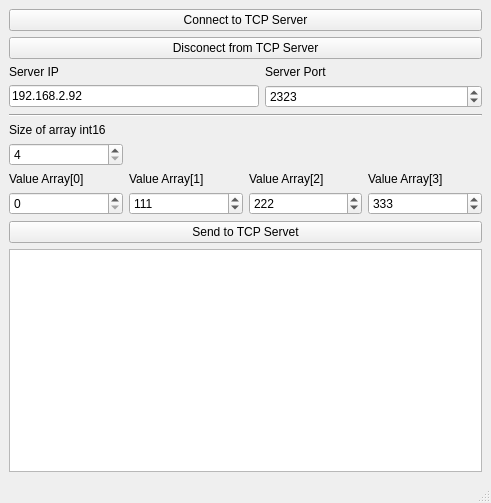
<?xml version="1.0" encoding="UTF-8"?>
<ui version="4.0">
 <class>MainWindow</class>
 <widget class="QMainWindow" name="MainWindow">
  <property name="geometry">
   <rect>
    <x>0</x>
    <y>0</y>
    <width>491</width>
    <height>503</height>
   </rect>
  </property>
  <property name="windowTitle">
   <string>MainWindow</string>
  </property>
  <widget class="QWidget" name="centralwidget">
   <layout class="QGridLayout" name="gridLayout">
    <item row="1" column="0">
     <widget class="QPushButton" name="disconectedButton">
      <property name="text">
       <string>Disconect from TCP Server</string>
      </property>
     </widget>
    </item>
    <item row="0" column="0">
     <widget class="QPushButton" name="connectButton">
      <property name="text">
       <string>Connect to TCP Server</string>
      </property>
     </widget>
    </item>
    <item row="4" column="0">
     <widget class="Line" name="line">
      <property name="orientation">
       <enum>Qt::Orientation::Horizontal</enum>
      </property>
     </widget>
    </item>
    <item row="10" column="0">
     <widget class="QTextBrowser" name="textBrowser"/>
    </item>
    <item row="3" column="0">
     <layout class="QGridLayout" name="gridLayout_3">
      <property name="sizeConstraint">
       <enum>QLayout::SizeConstraint::SetMinimumSize</enum>
      </property>
      <property name="verticalSpacing">
       <number>6</number>
      </property>
      <item row="0" column="0">
       <widget class="QLabel" name="label_IP">
        <property name="text">
         <string>Server IP</string>
        </property>
       </widget>
      </item>
      <item row="1" column="1">
       <widget class="QSpinBox" name="spinBoxPort">
        <property name="suffix">
         <string/>
        </property>
        <property name="maximum">
         <number>9999</number>
        </property>
        <property name="value">
         <number>2323</number>
        </property>
       </widget>
      </item>
      <item row="1" column="0">
       <widget class="QLineEdit" name="lineEdit">
        <property name="maximumSize">
         <size>
          <width>250</width>
          <height>16777215</height>
         </size>
        </property>
        <property name="text">
         <string>192.168.2.92</string>
        </property>
       </widget>
      </item>
      <item row="0" column="1">
       <widget class="QLabel" name="label_port">
        <property name="text">
         <string>Server Port</string>
        </property>
       </widget>
      </item>
     </layout>
    </item>
    <item row="5" column="0">
     <layout class="QGridLayout" name="gridLayout_2">
      <item row="2" column="0">
       <widget class="QSpinBox" name="int16_size_array">
        <property name="minimum">
         <number>4</number>
        </property>
        <property name="maximum">
         <number>999999</number>
        </property>
       </widget>
      </item>
      <item row="1" column="0">
       <widget class="QLabel" name="label">
        <property name="text">
         <string>Size of array int16</string>
        </property>
       </widget>
      </item>
      <item row="4" column="0">
       <widget class="QSpinBox" name="spinBox_Array_0">
        <property name="maximum">
         <number>99999</number>
        </property>
        <property name="value">
         <number>0</number>
        </property>
       </widget>
      </item>
      <item row="3" column="1">
       <widget class="QLabel" name="label_Array_1">
        <property name="text">
         <string>Value Array[1]</string>
        </property>
       </widget>
      </item>
      <item row="4" column="1">
       <widget class="QSpinBox" name="spinBox_Array_1">
        <property name="maximum">
         <number>99999</number>
        </property>
        <property name="value">
         <number>111</number>
        </property>
       </widget>
      </item>
      <item row="3" column="2">
       <widget class="QLabel" name="label_Array_2">
        <property name="text">
         <string>Value Array[2]</string>
        </property>
       </widget>
      </item>
      <item row="3" column="0">
       <widget class="QLabel" name="label_Array_0">
        <property name="text">
         <string>Value Array[0]</string>
        </property>
       </widget>
      </item>
      <item row="3" column="3">
       <widget class="QLabel" name="label_Array_3">
        <property name="text">
         <string>Value Array[3]</string>
        </property>
       </widget>
      </item>
      <item row="4" column="2">
       <widget class="QSpinBox" name="spinBox_Array_2">
        <property name="maximum">
         <number>99999</number>
        </property>
        <property name="value">
         <number>222</number>
        </property>
       </widget>
      </item>
      <item row="4" column="3">
       <widget class="QSpinBox" name="spinBox_Array_3">
        <property name="maximum">
         <number>99999</number>
        </property>
        <property name="value">
         <number>333</number>
        </property>
       </widget>
      </item>
     </layout>
    </item>
    <item row="6" column="0">
     <widget class="QPushButton" name="sendButton">
      <property name="text">
       <string>Send to TCP Servet</string>
      </property>
     </widget>
    </item>
   </layout>
  </widget>
  <widget class="QMenuBar" name="menubar">
   <property name="geometry">
    <rect>
     <x>0</x>
     <y>0</y>
     <width>491</width>
     <height>22</height>
    </rect>
   </property>
  </widget>
  <widget class="QStatusBar" name="statusbar"/>
 </widget>
 <tabstops>
  <tabstop>textBrowser</tabstop>
  <tabstop>connectButton</tabstop>
 </tabstops>
 <resources/>
 <connections/>
</ui>
